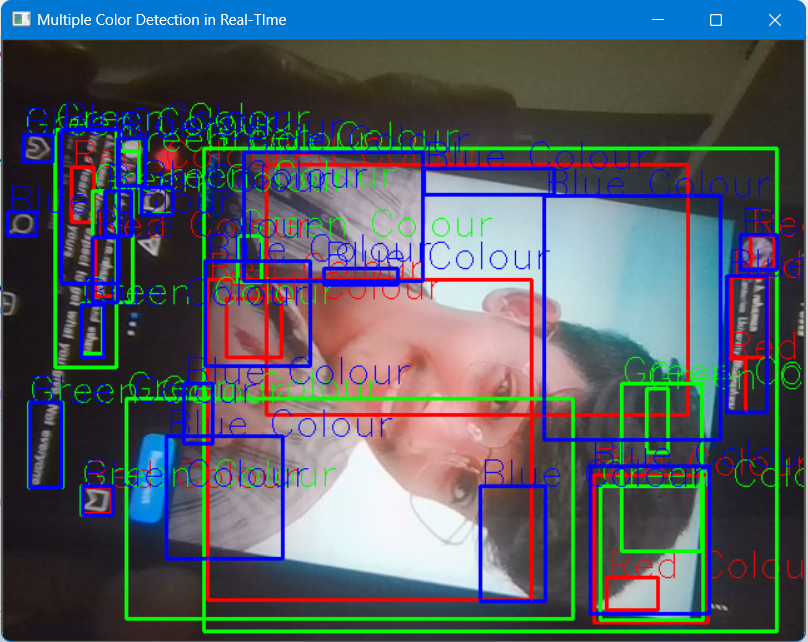
#> input picture mutlicolor.png, 808 x 642 px, given in place of the camera
$ jupyter execute 'real time color detction.ipynb'
#> lines starting #> are read from the running program, lines starting #| are printed output that depends on the picture; after the words box and inside, x2 and y2 are one past the last pixel; in counts of white or black regions, pixels touching at a corner belong together
[cell 1]
import cv2
import numpy as np

cap = cv2.VideoCapture(0)

while 1:
    ret,frame =cap.read()
#> frame is the input picture: shape (642, 808, 3); mean B, G, R 102.9, 92.7, 83.9
    # ret will return a true value if the frame exists otherwise False
    into_hsv =cv2.cvtColor(frame,cv2.COLOR_BGR2HSV)
#> into_hsv: shape (642, 808, 3); mean H, S, V 85.9, 102.2, 131.4
    # changing the color format from BGr to HSV
    # This will be used to create the mask
    L_limit=np.array([98,50,50]) # setting the blue lower limit
    U_limit=np.array([139,255,255]) # setting the blue upper limit


    b_mask=cv2.inRange(into_hsv,L_limit,U_limit)
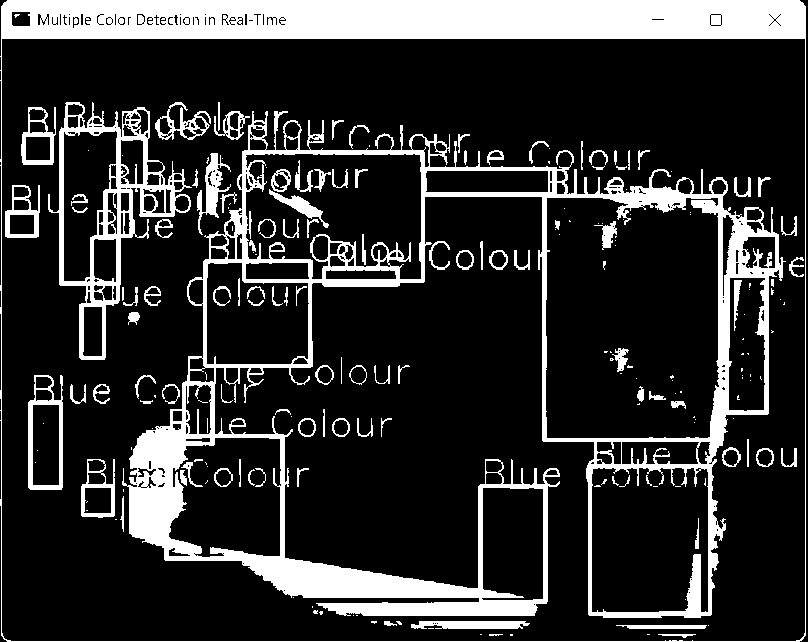
#> b_mask: shape (642, 808); 18.9% white; 206 white regions (100 under 20 px), largest, box (x1, y1, x2, y2) and area: (122, 111, 786, 618) 44262, (0, 0, 806, 642) 32449, (48, 102, 192, 360) 6620
    # creating the mask using inRange() function
    # this will produce an image where the color of the objects
    # falling in the range will turn white and rest will be black
    blue=cv2.bitwise_and(frame,frame,mask=b_mask)
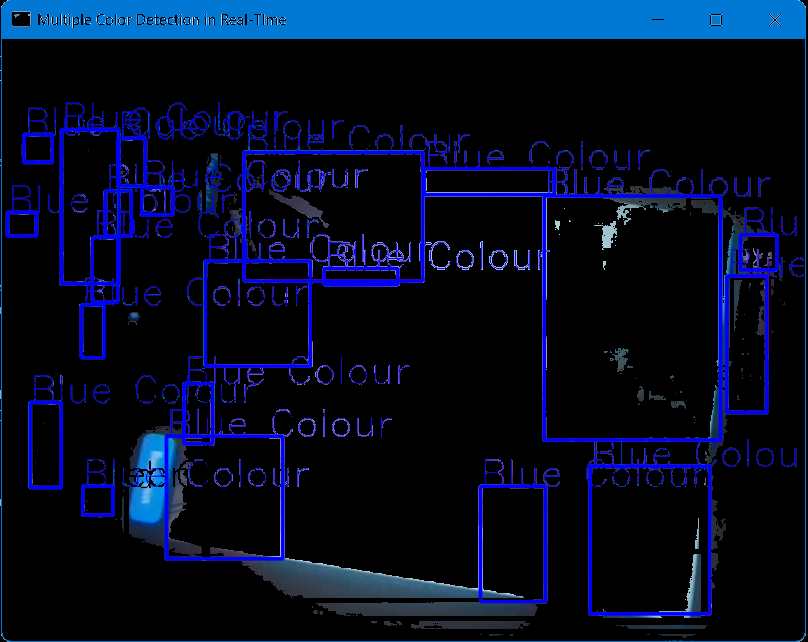
#> blue: shape (642, 808, 3); mean B, G, R 34.9, 12.9, 4.2
    # this will give the color to mask.
    cv2.imshow('Original',frame) # to display the original frame
    cv2.imshow('Blue Detector',blue) # to display the blue object output

    if cv2.waitKey(1)==27:
#> (key Esc is pressed here)
        break
    # this function will be triggered when the ESC key is pressed
    # and the while loop will terminate and so will the program
cap.release()

cv2.destroyAllWindows()
